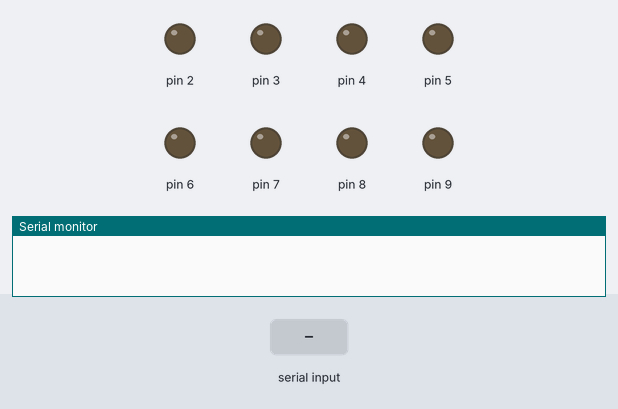
Bench run of a sketch on a simulated Arduino Uno, built with avr-gcc and run on an emulated ATmega328P. Parts: output pins drawn as LEDs (lit = HIGH), the last lines printed to the serial monitor. The inputs (shaded band) are chosen by the test bench.

Above: at 1.2 s.
1.3 s: "2" received over Serial
At 2.5 s:
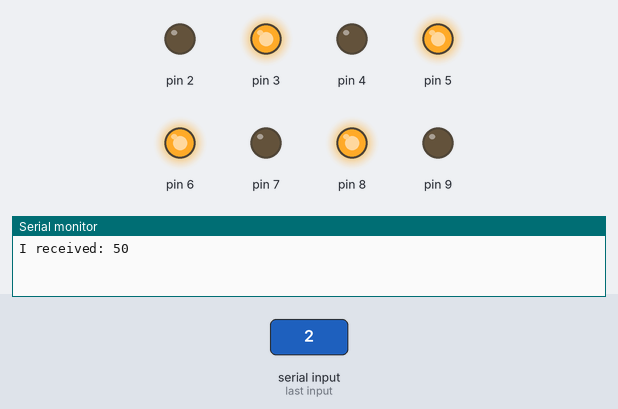
2.8 s: "3" received over Serial
At 3.7 s:
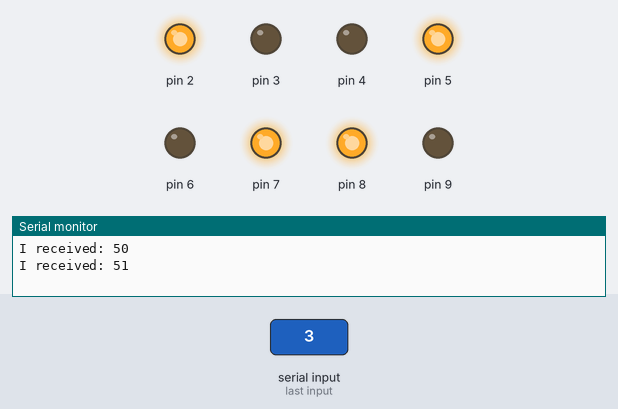
4.3 s: "4" received over Serial
At 4.8 s:
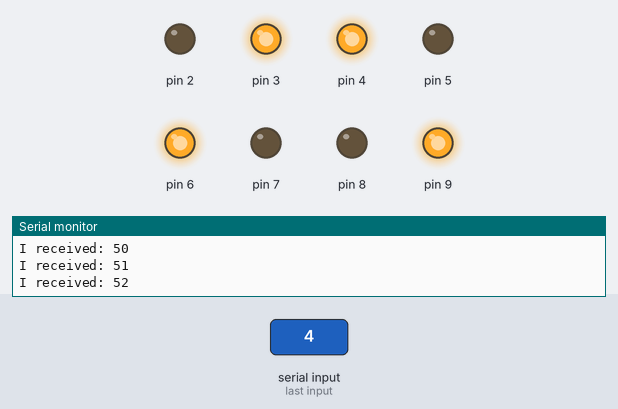
5.8 s: "5" received over Serial
At 7.0 s:
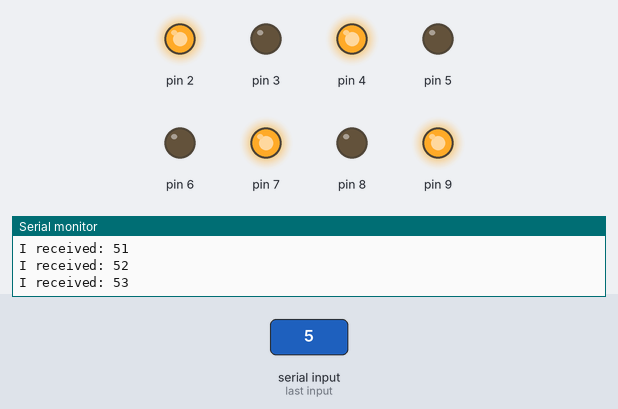
7.3 s: "1" received over Serial
At 8.3 s:
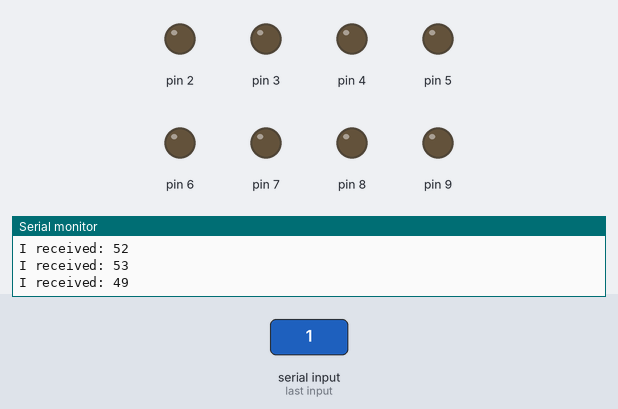
Timing chart, 0 to 9.8 s (numbered marks = the images above; inputs shaded):
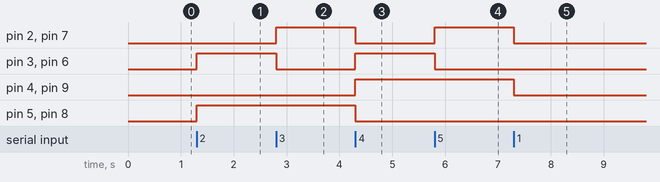

Measured:
- after the input at 1.3 s, pin 3, pin 5, pin 6, pin 8: LOW → HIGH at once
- after the input at 2.8 s, pin 2, pin 7: LOW → HIGH at once; pin 3, pin 6: HIGH → LOW at once
- after the input at 4.3 s, pin 2, pin 5, pin 7, pin 8: HIGH → LOW at once; pin 3, pin 4, pin 6, pin 9: LOW → HIGH at once
- after the input at 5.8 s, pin 2, pin 7: LOW → HIGH at once; pin 3, pin 6: HIGH → LOW at once
- after the input at 7.3 s, pin 2, pin 4, pin 7, pin 9: HIGH → LOW at once

The sketch:

Arduino_driver.ino
```cpp
void setup() {
  // put your setup code here, to run once:
  Serial.begin(9600);  //Set the baud rate to your Bluetooth module.
  pinMode(2, OUTPUT);
  pinMode(3, OUTPUT);
  pinMode(4, OUTPUT);
  pinMode(5, OUTPUT);
  pinMode(6, OUTPUT);
  pinMode(7, OUTPUT);
  pinMode(8, OUTPUT);
  pinMode(9, OUTPUT);
}
char incomingByte;
void loop() {
  // put your main code here, to run repeatedly:
  if (Serial.available() > 0) {
    // read the incoming byte:
    incomingByte = Serial.read();

    // say what you got:
    Serial.print("I received: ");
    Serial.println(incomingByte, DEC);
    if(incomingByte == '1')
    {
      stop();
    }
    if(incomingByte == '2')
    {
      backward();
    }
    if(incomingByte == '3')
    {
      right();
    }
    if(incomingByte == '4')
    {
      left();
    }
    if(incomingByte == '5')
    {
      forward();
    }
  }
}

void forward()
{
  digitalWrite(2, HIGH);
  digitalWrite(3, LOW);
  digitalWrite(4, HIGH);
  digitalWrite(5, LOW);
  digitalWrite(6, LOW);
  digitalWrite(7, HIGH);
  digitalWrite(8, LOW);
  digitalWrite(9, HIGH);
}

void backward()
{
  digitalWrite(2, LOW);
  digitalWrite(3, HIGH);
  digitalWrite(4, LOW);
  digitalWrite(5, HIGH);
  digitalWrite(6, HIGH);
  digitalWrite(7, LOW);
  digitalWrite(8, HIGH);
  digitalWrite(9, LOW);
}

void right()
{
  digitalWrite(2, HIGH);
  digitalWrite(3, LOW);
  digitalWrite(4, LOW);
  digitalWrite(5, HIGH);
  digitalWrite(6, LOW);
  digitalWrite(7, HIGH);
  digitalWrite(8, HIGH);
  digitalWrite(9, LOW);
}

void left()
{
  digitalWrite(2, LOW);
  digitalWrite(3, HIGH);
  digitalWrite(4, HIGH);
  digitalWrite(5, LOW);
  digitalWrite(6, HIGH);
  digitalWrite(7, LOW);
  digitalWrite(8, LOW);
  digitalWrite(9, HIGH);
}

void stop()
{
  digitalWrite(2, LOW);
  digitalWrite(3, LOW);
  digitalWrite(4, LOW);
  digitalWrite(5, LOW);
  digitalWrite(6, LOW);
  digitalWrite(7, LOW);
  digitalWrite(8, LOW);
  digitalWrite(9, LOW);
}
```
